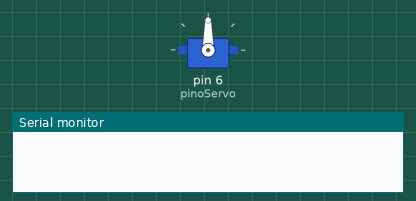
The sketch below on a simulated Arduino Uno, built with avr-gcc and run on an emulated ATmega328P. On the bench: servo, the last lines printed to the serial monitor.

Above: at 0.1 s.
At 1.1 s:
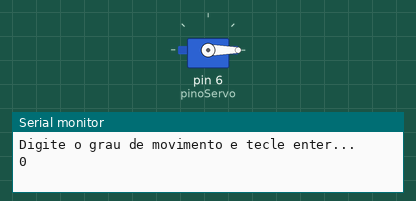
At 20.1 s:
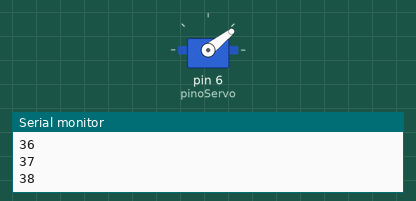
At 39.1 s:
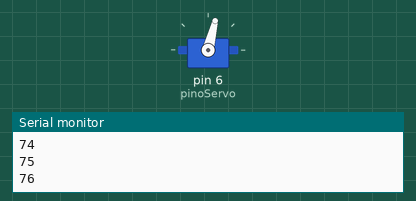
Timing chart, 0 to 40.0 s (numbered marks = the images above):
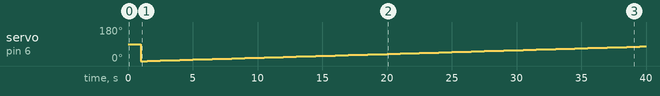

Measured:
- by itself, servo on pin 6 (pinoServo): 90° → 0° at 1.0 s, → 1° 0.50 s later, → 2° 0.50 s later, → 3° 0.50 s later, … (78 changes in this stretch)

The sketch:

teste.ino
```cpp
#include <Servo.h>
#define pinoServo 6
Servo servo1;
int value = 0;
int pass = -1;

void setup()
{
  servo1.attach(pinoServo);
  Serial.begin(9600);
  while(!Serial);

  delay(1000);
  Serial.println("Digite o grau de movimento e tecle enter...");
  value = 0;
  pass = -1;

}

void loop()
{
  if (value == 180) pass = -1;
  if (value == 0) pass = 1;

  servo1.write(value);
  Serial.println(value);

  value += pass;

  delay(500);

}
```
